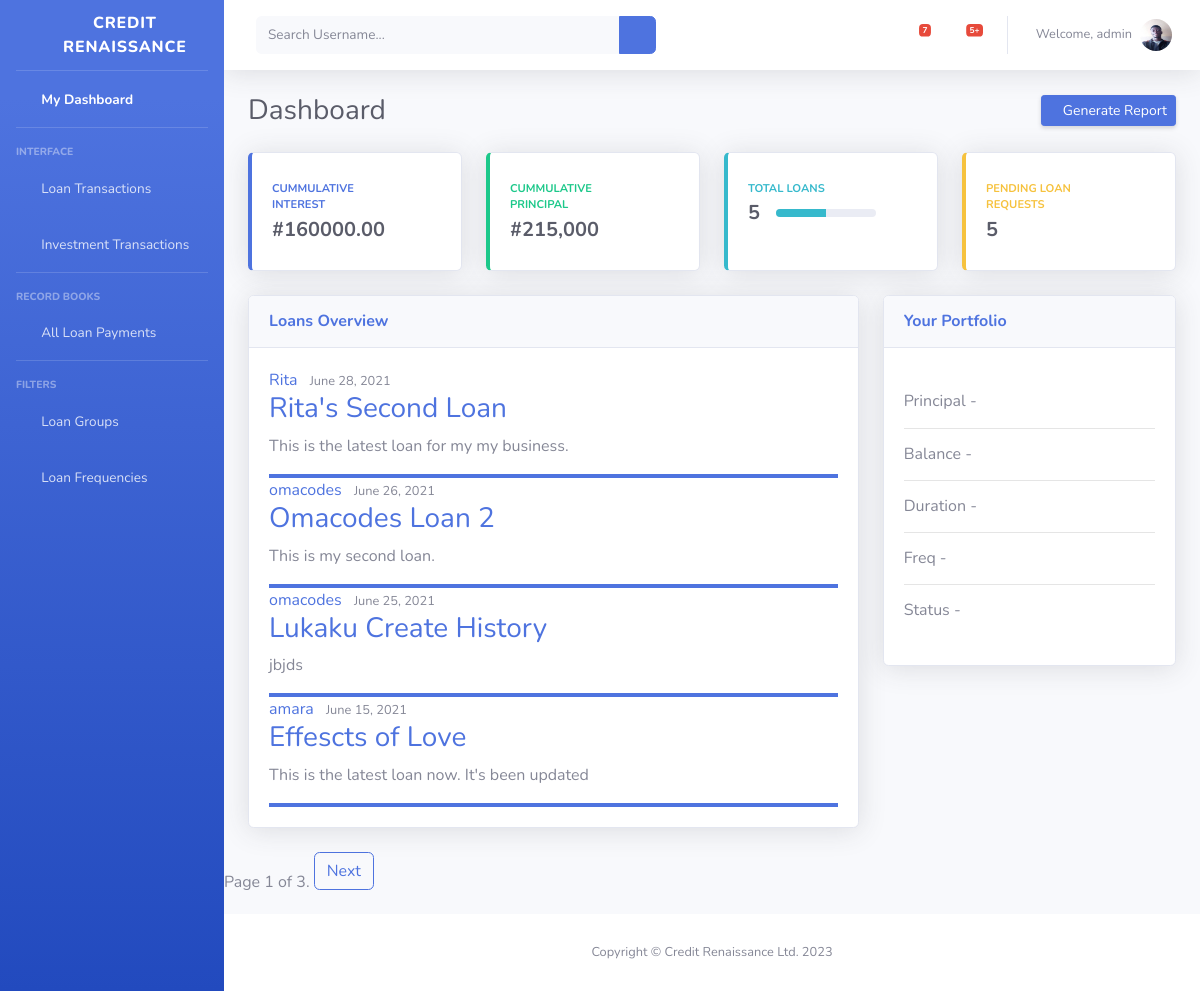
The page /dashboard/ (signed in) on the database its author committed.
### users/models.py (models this page shows, shortened)
class Profile(models.Model):
	gender = (
			('Select Gender', 'Select Gender'),
			('Male','Male'),
			('Female','Female'),
		)
	user = models.OneToOneField(User, on_delete=models.CASCADE)
	image = models.ImageField(default='default.jpeg', upload_to='profile_pics')
	gender = models.CharField(max_length=30, choices=gender, default='Select Gender')
	bvn = models.CharField(max_length=30,  default=000)
	bank = models.CharField(max_length=30, default='State Your Bank')
	phone_no = models.CharField(max_length=30, default=0)
	address = models.TextField(max_length=150, default='my address')
	account_no = models.CharField(max_length=30,  default=000)
	guarantor = models.CharField(max_length=30, default='guarantor name')
	guarantor_phone_no = models.CharField(max_length=30, default=0)

### loan/models.py (models this page shows, shortened)
class Loan(models.Model):
	LOAN_STATUS = (
		('Complete', 'Complete'),
		('Incomplete', 'Incomplete'),
		)
	LOAN_REQUEST = (
			('Unapproved','Unapproved'),
			('Pending','Pending'),
			('Approved','Approved')
		)
	title = models.CharField(max_length=30, null='blank')
	slug = models.SlugField(max_length=200, default='title')
	start_date = models.DateTimeField(auto_now_add=True)
	end_date = models.DateTimeField(auto_now=True)
	principal = models.IntegerField(null='blank', default=100000)
	balance = models.FloatField(null='blank', default=100000)
	interest_rate = models.FloatField(default=0.1)
	tot_principal = models.CharField(max_length=30, null='blank')
	tot_interest = models.FloatField(max_length=30, null='blank', default=0.0)
	loan_duration = models.IntegerField( default=6)
	payment_status = models.CharField(max_length=30, choices=LOAN_STATUS, default='Incomplete')
	loan_request = models.CharField(max_length=30, choices=LOAN_REQUEST, default='Pending')
	group = models.ForeignKey(Group, null='blank', blank=True, on_delete=models.CASCADE, default=2,
							 related_name='batches')
	owner = models.ForeignKey(User, null='blank', on_delete=models.CASCADE,related_name='borrowers')
	description = models.TextField()
	frequency = models.IntegerField(null='blank', default=6)
	def __str__(self):
			return '{},{},{},{}, {}, {}'.format(self.owner, self.group, self.loan_request, self.payment_status,
						self.description, self.tot_interest)
	class Meta:
		ordering = ('-start_date',)
		index_together = (('id', 'slug'),)

### loan/decorators.py (the view)
	def wrapper_func(request, *args, **kwargs):
		group = None
		print('Group now is ', group)
		if request.user.groups.exists():
			group = request.user.groups.all()[0].name
		if group == 'customers':
			return redirect('user_page')
		if group == 'chairman':
			return redirect('loan-dashboard')
		elif group == 'staff' or group == 'chairman':
			return view_func(request, *args, **kwargs)

### loan/models.py (called while the page is built)
	def __str__(self):
			return self.title

### loan/templates/loan/dashboard.html (shortened to what this page needs)
{% extends 'loan/base.html' %}
{% block content %}
        <div id="content-wrapper" class="d-flex flex-column">
            <div id="content">
               {% include 'loan/nav.html' %}
                <div class="container-fluid">
                    <div class="d-sm-flex align-items-center justify-content-between mb-4">
                        <h1 class="h3 mb-0 text-gray-800">Dashboard</h1>
                        <a href="#" class="d-none d-sm-inline-block btn btn-sm btn-primary shadow-sm"><i
                                class="fas fa-download fa-sm text-white-50"></i> Generate Report</a>
                    </div>
                    {% if user.username == 'raymond' or user.username == 'admin' %}
                    <div class="row">
                        <div class="col-xl-3 col-md-6 mb-4">
                            <div class="card border-left-primary shadow h-100 py-2">
                                <div class="card-body">
                                    <div class="row no-gutters align-items-center">
                                        <div class="col mr-2">
                                            <div class="text-xs font-weight-bold text-primary text-uppercase mb-1">
                                                Cummulative Interest</div>
                                            <div class="h5 mb-0 font-weight-bold text-gray-800">#{{ cumm_tot_interest }}</div>
                                        </div>
                                        <div class="col-auto">
                                            <i class="fas fa-calendar fa-2x text-gray-300"></i>
                                        </div>
                                    </div>
                                </div>
                            </div>
                        </div>
                        <div class="col-xl-3 col-md-6 mb-4">
                            <div class="card border-left-success shadow h-100 py-2">
                                <div class="card-body">
                                    <div class="row no-gutters align-items-center">
                                        <div class="col mr-2">
                                            <div class="text-xs font-weight-bold text-success text-uppercase mb-1">
                                                Cummulative Principal</div>
                                            <div class="h5 mb-0 font-weight-bold text-gray-800">#215,000</div>
                                        </div>
                                        <div class="col-auto">
                                            <i class="fas fa-dollar-sign fa-2x text-gray-300"></i>
                                        </div>
                                    </div>
                                </div>
                            </div>
                        </div>
                        <div class="col-xl-3 col-md-6 mb-4">
                            <div class="card border-left-info shadow h-100 py-2">
                                <div class="card-body">
                                    <div class="row no-gutters align-items-center">
                                        <div class="col mr-2">
                                            <div class="text-xs font-weight-bold text-info text-uppercase mb-1">Total Loans
                                            </div>
                                            <div class="row no-gutters align-items-center">
                                                <div class="col-auto">
                                                    <div class="h5 mb-0 mr-3 font-weight-bold text-gray-800">{{ tot_loans }}</div>
                                                </div>
                                                <div class="col">
                                                    <div class="progress progress-sm mr-2">
                                                        <div class="progress-bar bg-info" role="progressbar"
                                                            style="width: 50%" aria-valuenow="50" aria-valuemin="0"
                                                            aria-valuemax="100"></div>
                                                    </div>
                                                </div>
                                            </div>
                                        </div>
                                        <div class="col-auto">
                                            <i class="fas fa-clipboard-list fa-2x text-gray-300"></i>
                                        </div>
                                    </div>
                                </div>
                            </div>
                        </div>
                        <div class="col-xl-3 col-md-6 mb-4">
                            <div class="card border-left-warning shadow h-100 py-2">
                                <div class="card-body">
                                    <div class="row no-gutters align-items-center">
                                        <div class="col mr-2">
                                            <div class="text-xs font-weight-bold text-warning text-uppercase mb-1">
                                                Pending Loan Requests</div>
                                            <div class="h5 mb-0 font-weight-bold text-gray-800">{{ pending_loans }}</div>
                                        </div>
                                        <div class="col-auto">
                                            <i class="fas fa-comments fa-2x text-gray-300"></i>
                                        </div>
                                    </div>
                                </div>
                            </div>
                        </div>
                    </div>
                    {% endif %}
                    <div class="row">
                        <div class="col-xl-8 col-lg-7">
                            <div class="card shadow mb-4">
                                <div
                                    class="card-header py-3 d-flex flex-row align-items-center justify-content-between">
                                    <h6 class="m-0 font-weight-bold text-primary">Loans Overview</h6>
                                    <div class="dropdown no-arrow">
                                        <a class="dropdown-toggle" href="#" role="button" id="dropdownMenuLink"
                                            data-toggle="dropdown" aria-haspopup="true" aria-expanded="false">
                                            <i class="fas fa-ellipsis-v fa-sm fa-fw text-gray-400"></i>
                                        </a>
                                    </div>
                                </div>
                                <div class="card-body">
                                    {% for loan in loans %}
                                    <article class="media content-section ">
                                        <div class="media-body border-bottom-primary">
                                            <div class=" article-metadata">
                                                <a class="mr-2" href="{% url 'user-loans' loan.owner.username %}">{{ loan.owner }}</a>
                                              <small class="text-muted">{{ loan.start_date|date:'F d, Y' }}</small>
                                              <h3><a class="article-title" href="{% url 'loan-detail' loan.id %}">{{ loan.title }}</a></h3>
                                              <p class="article-content">{{ loan.description }}</p>
                                            </div>
                                        </div>
                                    </article>
                                    {% empty %}
                                        <h3>Oops! </h3><br>
                                        <h6>No loan available.</h6>
                                    {% endfor %}
                                </div>
                            </div>
                        </div>
                        <div class="col-xl-4 col-lg-5">
                            <div class="card shadow mb-4">
                                <div
                                    class="card-header py-3 d-flex flex-row align-items-center justify-content-between">
                                    <h6 class="m-0 font-weight-bold text-primary">Your Portfolio</h6>
                                    <div class="dropdown no-arrow">
                                        <a class="dropdown-toggle" href="#" role="button" id="dropdownMenuLink"
                                            data-toggle="dropdown" aria-haspopup="true" aria-expanded="false">
                                            <i class="fas fa-ellipsis-v fa-sm fa-fw text-gray-400"></i>
                                        </a>
                                    </div>
                                </div>
                                <div class="card-body">
                                    <div class="chart-pie pt-4 pb-2">
                                        <h6 class="mr-2">
                                            Principal -
                                        </h6> <hr>
                                        <h6 class="mr-2">
                                            Balance -
                                        </h6><hr>
                                        <h6 class="mr-2">
                                           Duration -
                                        </h6><hr>
                                        <h6 class="mr-2">
                                           Freq -
                                        </h6><hr>
                                        <h6 class="mr-2">
                                           Status -
                                        </h6>
                                    </div>
                                </div>
                            </div>
                        </div>
                    </div>
                </div>
                {% include "loan/pagination.html" with page=loans %}
            </div>
            {% include 'loan/footer.html' %}
        </div>
    </div>
{% endblock content %}

### loan/templates/loan/nav.html (shortened to what this page needs)
 <nav class="navbar navbar-expand navbar-light bg-white topbar mb-4 static-top shadow">
    <form action="{% url 'search-index' %}" method="GET"
        class="d-none d-sm-inline-block form-inline mr-auto ml-md-3 my-2 my-md-0 mw-100 navbar-search">
        <div class="input-group">
            <input type="text" name="q" class="form-control bg-light border-0 small" placeholder="Search Username..."
                aria-label="Search" aria-describedby="basic-addon2">
            <div class="input-group-append">
                <button class="btn btn-primary" type="submit">
                    <i class="fas fa-search fa-sm"></i>
                </button>
            </div>
        </div>
    </form>
    <ul class="navbar-nav ml-auto">
        {% if user_role == 'staff' %}
        <li class="nav-item dropdown no-arrow mx-1">
            <a class="nav-link dropdown-toggle" href="#" id="messagesDropdown" role="button"
                data-toggle="dropdown" aria-haspopup="true" aria-expanded="false">
                <i class="fas fa-envelope fa-fw"></i>
                <span class="badge badge-danger badge-counter">7</span>
            </a>
        </li>
        {% endif %}
        <li class="nav-item dropdown no-arrow mx-1">
            <a class="nav-link dropdown-toggle" href="#" id="alertsDropdown" role="button"
                data-toggle="dropdown" aria-haspopup="true" aria-expanded="false">
                <i class="fas fa-bell fa-fw"></i>
                <span class="badge badge-danger badge-counter">{{ pending_loans }}+</span>
            </a>
        </li>
        <li class="nav-item dropdown no-arrow">
            <a class="nav-link dropdown-toggle" href="#" id="userDropdown" role="button"
                data-toggle="dropdown" aria-haspopup="true" aria-expanded="false">
                <span class="mr-2 d-none d-lg-inline text-gray-600 small">Welcome, {{ user }}</span>
                    <img class="img-profile rounded-circle" src="{{ user.profile.image.url }}" alt="profile pic">
            </a>
        </li>
    </ul>
</nav>

### rows shown on the page
Loan: owner "Rita", start_date "June 28, 2021", title "Rita's Second Loan", description "This is the latest loan for my my business."
Loan: owner "omacodes", start_date "June 26, 2021", title "Omacodes Loan 2", description "This is my second loan."
Loan: owner "omacodes", start_date "June 25, 2021", title "Lukaku Create History", description "jbjds"
Loan: owner "amara", start_date "June 15, 2021", title "Effescts of Love", description "This is the latest loan now. It's been updated"

### other values the page prints
{{ pending_loans }} "5"
{{ user }} "admin"
{{ cumm_tot_interest }} "160000.00"
{{ tot_loans }} "5"
{{ page.number }} "1"
{{ page.paginator.num_pages }} "3"
